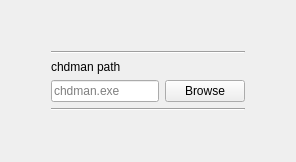
          <widget class="QWidget" name="tabConfigRomCompressor">
           <attribute name="title">
            <string>ROMCompressor</string>
           </attribute>
           <layout class="QGridLayout" name="gridLayout_3">
            <item row="0" column="0">
             <layout class="QGridLayout" name="gridLayoutConfigRomCompressor">
              <item row="0" column="0">
               <layout class="QHBoxLayout" name="horizontalLayoutConfigRomCompressor">
                <item>
                 <spacer name="horizontalSpacerConfigRomCompressorLeft">
                  <property name="orientation">
                   <enum>Qt::Orientation::Horizontal</enum>
                  </property>
                  <property name="sizeHint" stdset="0">
                   <size>
                    <width>40</width>
                    <height>20</height>
                   </size>
                  </property>
                 </spacer>
                </item>
                <item>
                 <layout class="QVBoxLayout" name="verticalLayoutConfigRomCompressor">
                  <item>
                   <spacer name="verticalSpacerConfigRomCompressorTop">
                    <property name="orientation">
                     <enum>Qt::Orientation::Vertical</enum>
                    </property>
                    <property name="sizeHint" stdset="0">
                     <size>
                      <width>20</width>
                      <height>40</height>
                     </size>
                    </property>
                   </spacer>
                  </item>
                  <item>
                   <widget class="Line" name="lineConfigRomCompressorTop">
                    <property name="orientation">
                     <enum>Qt::Orientation::Horizontal</enum>
                    </property>
                   </widget>
                  </item>
                  <item>
                   <widget class="QLabel" name="labelConfigRomCompressorChdman">
                    <property name="text">
                     <string>chdman path</string>
                    </property>
                   </widget>
                  </item>
                  <item>
                   <layout class="QHBoxLayout" name="horizontalLayoutConfigRomCompressorChdmanPath">
                    <item>
                     <widget class="QLineEdit" name="lineEditConfigRomCompressorChdmanPath">
                      <property name="placeholderText">
                       <string>chdman.exe</string>
                      </property>
                     </widget>
                    </item>
                    <item>
                     <widget class="QPushButton" name="pushButtonConfigRomCompressorChdmanPath">
                      <property name="text">
                       <string>Browse</string>
                      </property>
                     </widget>
                    </item>
                   </layout>
                  </item>
                  <item>
                   <widget class="Line" name="lineConfigRomCompressorBottom">
                    <property name="orientation">
                     <enum>Qt::Orientation::Horizontal</enum>
                    </property>
                   </widget>
                  </item>
                  <item>
                   <spacer name="verticalSpacerConfigRomCompressorBottom">
                    <property name="orientation">
                     <enum>Qt::Orientation::Vertical</enum>
                    </property>
                    <property name="sizeHint" stdset="0">
                     <size>
                      <width>20</width>
                      <height>40</height>
                     </size>
                    </property>
                   </spacer>
                  </item>
                 </layout>
                </item>
                <item>
                 <spacer name="horizontalSpacerConfigRomCompressorRight">
                  <property name="orientation">
                   <enum>Qt::Orientation::Horizontal</enum>
                  </property>
                  <property name="sizeHint" stdset="0">
                   <size>
                    <width>40</width>
                    <height>20</height>
                   </size>
                  </property>
                 </spacer>
                </item>
               </layout>
              </item>
             </layout>
            </item>
           </layout>
          </widget>
